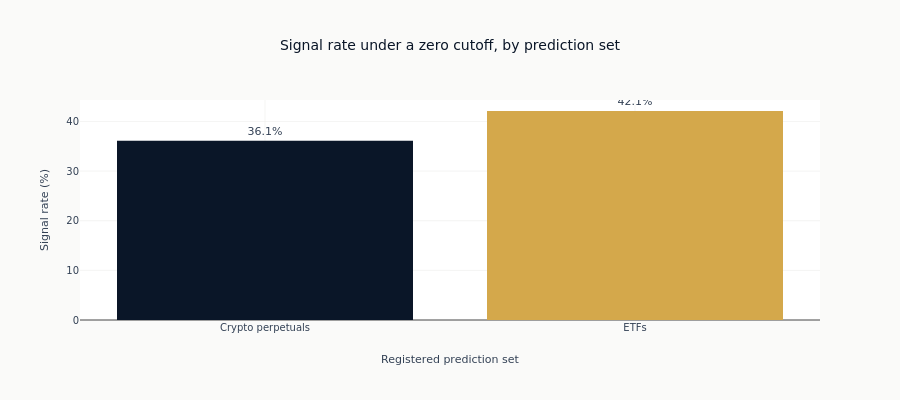

The notebook cell saved with this chart:
### Markdown cell above
The zero cutoff activates on a positive predicted return. The two rates differ
because prediction scales and horizons differ across the registered models.

### Code cell
fig = go.Figure()
fig.add_trace(
    go.Bar(
        x=[CASE_STUDIES[cs] for cs in fixed_results["case_study"]],
        y=(fixed_results["signal_rate"] * 100).to_list(),
        marker_color=[CASE_STUDY_COLORS[case_study] for case_study in fixed_results["case_study"]],
        text=[f"{value:.1f}%" for value in fixed_results["signal_rate"] * 100],
        textposition="outside",
        showlegend=False,
    )
)

fig.update_layout(
    title="Signal rate under a zero cutoff, by prediction set",
    xaxis_title="Registered prediction set",
    yaxis_title="Signal rate (%)",
    height=400,
)
show_plotly_with_alt(
    fig,
    (
        "Bar chart of signal rate, one bar per registered prediction set, for a fixed cutoff "
        "at zero. Signal rate is the share of observations the rule would act on. Drawn as a "
        "baseline for the rest of the notebook: this is what a fixed cutoff produces before "
        "any percentile or lookback rule is applied."
    ),
)

### Figure 1 — Plotly figure (JSON) as saved in the notebook; plotly's stock layout.template omitted (floating-point values rounded to 4 significant figures)
{"data": [{"marker": {"color": ["#0a1628", "#D4A84B"]}, "showlegend": false, "text": ["36.1%", "42.1%"], "textposition": "outside", "type": "bar", "x": ["Crypto perpetuals", "ETFs"], "y": [36.09, 42.1]}], "layout": {"height": 400, "title": {"text": "Signal rate under a zero cutoff, by prediction set"}, "xaxis": {"title": {"text": "Registered prediction set"}}, "yaxis": {"title": {"text": "Signal rate (%)"}}}}
